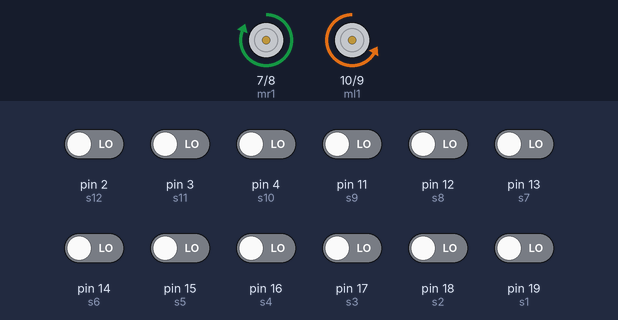
Bench run of a sketch on a simulated Arduino Uno, built with avr-gcc and run on an emulated ATmega328P. Parts: motor-driver pin pairs drawn as motors (green arrow = first pin HIGH = forward, orange = second pin HIGH = backward, longer = more drive). Inputs (shaded band) come from the test bench; at power-on: pin 2 (s12), pin 3 (s11), pin 4 (s10), pin 11 (s9), pin 12 (s8), pin 13 (s7), pin 14 (s6), pin 15 (s5), pin 16 (s4), pin 17 (s3), pin 18 (s2), pin 19 (s1) LOW.

Above: at 1.2 s.
1.3 s: pin 2 (s12) driven HIGH
At 1.6 s:
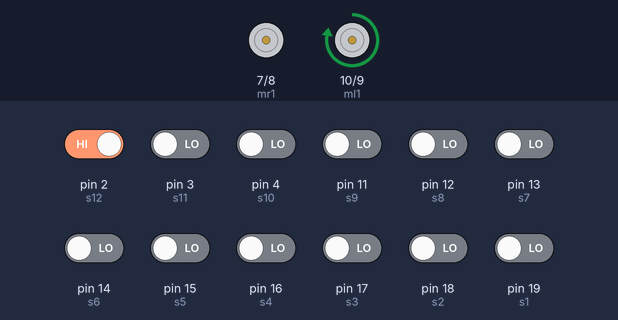
2.8 s: pin 11 (s9) driven HIGH
At 4.0 s:
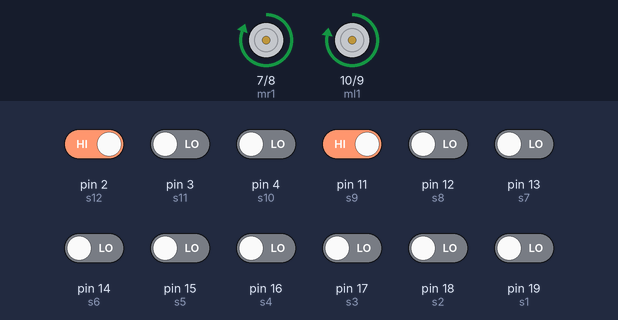
4.3 s: pin 16 (s4) driven HIGH
At 5.5 s:
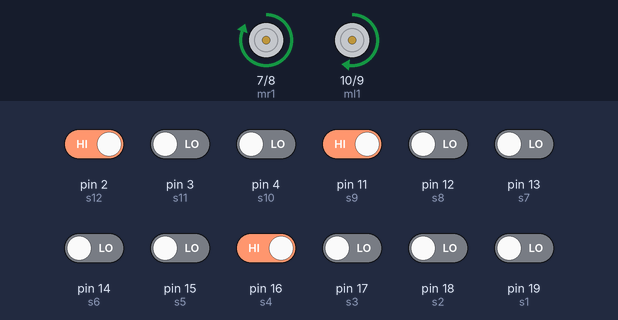
5.8 s: pin 13 (s7) driven HIGH
At 6.8 s:
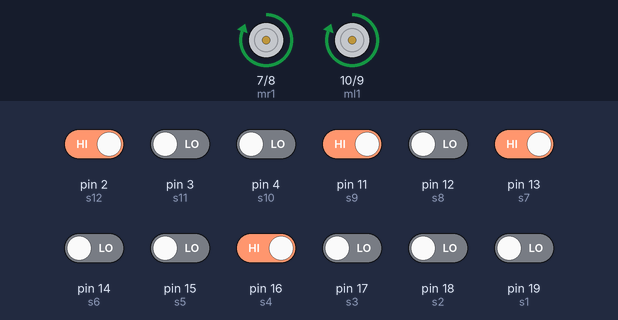
7.3 s: pin 13 (s7) driven LOW
At 8.2 s:
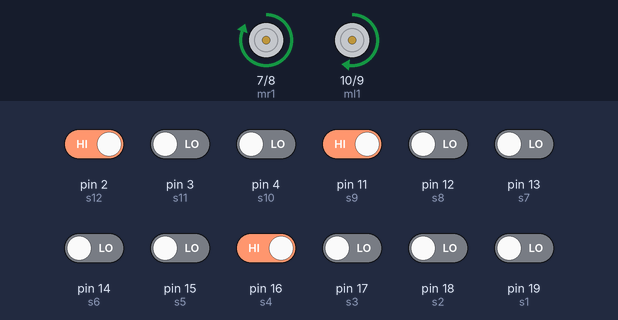
8.8 s: pin 14 (s6) driven HIGH
At 9.5 s:
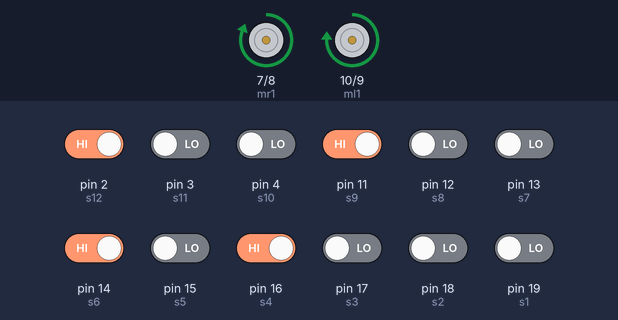
Timing chart, 0 to 11.3 s (numbered marks = the images above; inputs shaded):
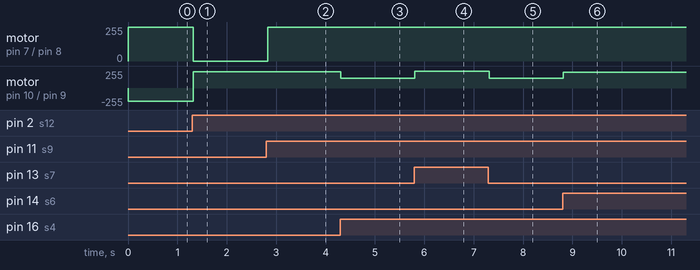

Measured:
- after the input at 1.3 s, motor on pin 7 (mr1) / pin 8 (mr2): forward 255/255 → stopped at once; motor on pin 10 (ml1) / pin 9 (ml2): backward 200/255 → forward 245/255 at once
- after the input at 2.8 s, motor on pin 7 (mr1) / pin 8 (mr2): stopped → forward 255/255 at once
- after the input at 4.3 s, motor on pin 10 (ml1) / pin 9 (ml2): forward 245/255 → forward 145/255 at once
- after the input at 5.8 s, motor on pin 10 (ml1) / pin 9 (ml2): forward 145/255 → forward 255/255 at once
- after the input at 7.3 s, motor on pin 10 (ml1) / pin 9 (ml2): forward 255/255 → forward 145/255 at once
- after the input at 8.8 s, motor on pin 10 (ml1) / pin 9 (ml2): forward 145/255 → forward 235/255 at once

The sketch:

tes.ino
```cpp
//#############################################################################################
int s1 = 19;
int s2 = 18;
int s3 = 17;
int s4 = 16;
int s5 = 15;
int s6 = 14;
int s7 = 13;
int s8 = 12;
int s9 = 11;
int s10 = 4;
int s11 = 3;
int s12 = 2;
//######################################
int s1s = 0;
int s2s = 0;
int s3s = 0;
int s4s = 0;
int s5s = 0;
int s6s = 0;
int s7s = 0;
int s8s = 0;
int s9s = 0;
int s10s = 0;
int s11s = 0;
int s12s = 0;
//######################################
int ml1 = 10;
int ml2 = 9;
int mr1 = 7;
int mr2 = 8;
//#############################################################################################
void setup() {
pinMode(s1, INPUT);
pinMode(s2, INPUT);
pinMode(s3, INPUT);
pinMode(s4, INPUT);
pinMode(s5, INPUT);
pinMode(s6, INPUT);
pinMode(s7, INPUT);
pinMode(s8, INPUT);
pinMode(s9, INPUT);
pinMode(s10, INPUT);
pinMode(s11, INPUT);
pinMode(s12, INPUT);
//######################################
pinMode(ml1, OUTPUT);
pinMode(ml2, OUTPUT);
pinMode(mr1, OUTPUT);
pinMode(mr2, OUTPUT);
}
//#############################################################################################
void loop() {
s1s = digitalRead(s1);
s2s = digitalRead(s2);
s3s = digitalRead(s3);
s4s = digitalRead(s4);
s5s = digitalRead(s5);
s6s = digitalRead(s6);
s7s = digitalRead(s7);
s8s = digitalRead(s8);
s9s = digitalRead(s9);
s10s = digitalRead(s10);
s11s = digitalRead(s11);
s12s = digitalRead(s12);
//######################################
 if (s6s == HIGH && s7s == HIGH) {
 analogWrite(mr1,255);
 analogWrite(mr2,0);
 analogWrite(ml1,255);
 analogWrite(ml2,0);
 //######################################
 }else if (s7s == HIGH) {
 analogWrite(mr1,235);
 analogWrite(mr2,0);
 analogWrite(ml1,255);
 analogWrite(ml2,0);
 //######################################
 }else if (s6s == HIGH) {
 analogWrite(mr1,255);
 analogWrite(mr2,0);
 analogWrite(ml1,235);
 analogWrite(ml2,0);
 //######################################
 }else if (s6s == HIGH && s5s == HIGH) {
 analogWrite(mr1,245);
 analogWrite(mr2,0);
 analogWrite(ml1,210);
 analogWrite(ml2,0);
 //######################################
 }else if (s5s == HIGH) {
 analogWrite(mr1,245);
 analogWrite(mr2,0);
 analogWrite(ml1,195);
 analogWrite(ml2,0);
 //######################################
 }else if (s5s == HIGH && s4s == HIGH) {
 analogWrite(mr1,245);
 analogWrite(mr2,0);
 analogWrite(ml1,170);
 analogWrite(ml2,0);
 //######################################
 }else if (s4s == HIGH) {
 analogWrite(mr1,245);
 analogWrite(mr2,0);
 analogWrite(ml1,145);
 analogWrite(ml2,0);
 //######################################
 }else if (s4s == HIGH && s3s == HIGH) {
 analogWrite(mr1,245);
 analogWrite(mr2,0);
 analogWrite(ml1,120);
 analogWrite(ml2,0);
 //######################################
 }else if (s3s == HIGH) {
 analogWrite(mr1,245);
 analogWrite(mr2,0);
 analogWrite(ml1,95);
 analogWrite(ml2,0);
 //######################################
 }else if (s3s == HIGH && s2s == HIGH) {
 analogWrite(mr1,245);
 analogWrite(mr2,0);
 analogWrite(ml1,70);
 analogWrite(ml2,0);
 //######################################
 }else if (s2s == HIGH) {
 analogWrite(mr1,245);
 analogWrite(mr2,0);
 analogWrite(ml1,45);
 analogWrite(ml2,0);
 //######################################
 }else if (s2s == HIGH && s1s == HIGH) {
 analogWrite(mr1,245);
 analogWrite(mr2,0);
 analogWrite(ml1,20);
 analogWrite(ml2,0);
 //######################################
 }else if (s1s == HIGH) {
 analogWrite(mr1,245);
 analogWrite(mr2,0);
 analogWrite(ml1,0);
 analogWrite(ml2,0);
 //######################################
 }else if (s7s == HIGH && s8s == HIGH) {
 analogWrite(mr1,220);
 analogWrite(mr2,0);
 analogWrite(ml1,245);
 analogWrite(ml2,0);
 //######################################
 }else if (s8s == HIGH) {
 analogWrite(mr1,195);
 analogWrite(mr2,0);
 analogWrite(ml1,245);
 analogWrite(ml2,0);
 //######################################
 }else if (s8s == HIGH && s9s == HIGH) {
 analogWrite(mr1,170);
 analogWrite(mr2,0);
 analogWrite(ml1,245);
 analogWrite(ml2,0);
 //######################################
 }else if (s9s == HIGH) {
 analogWrite(mr1,145);
 analogWrite(mr2,0);
 analogWrite(ml1,245);
 analogWrite(ml2,0);
 //######################################
 }else if (s9s == HIGH && s10s == HIGH) {
 analogWrite(mr1,120);
 analogWrite(mr2,0);
 analogWrite(ml1,245);
 analogWrite(ml2,0);
 //######################################
 }else if (s10s == HIGH) {
 analogWrite(mr1,95);
 analogWrite(mr2,0);
 analogWrite(ml1,245);
 analogWrite(ml2,0);
 //######################################
 }else if (s10s == HIGH && s11s == HIGH) {
 analogWrite(mr1,70);
 analogWrite(mr2,0);
 analogWrite(ml1,245);
 analogWrite(ml2,0);
 //######################################
 }else if (s11s == HIGH) {
 analogWrite(mr1,45);
 analogWrite(mr2,0);
 analogWrite(ml1,245);
 analogWrite(ml2,0);
 //######################################
 }else if (s11s == HIGH && s12s == HIGH) {
 analogWrite(mr1,20);
 analogWrite(mr2,0);
 analogWrite(ml1,245);
 analogWrite(ml2,0);
 //######################################
 }else if (s12s == HIGH) {
 analogWrite(mr1,0);
 analogWrite(mr2,0);
 analogWrite(ml1,245);
 analogWrite(ml2,0);
//######################################
}else if (s1s == LOW && s2s == LOW && s3s == LOW && s4s == LOW && s5s == LOW && s6s == LOW && s7s == LOW && s8s == LOW && s9s == LOW && s10s == LOW && s11s == LOW && s12s == LOW) {
 analogWrite(mr1,200);
 analogWrite(mr2,0);
 analogWrite(ml1,0);
 analogWrite(ml2,200);
//######################################
 }else {
 analogWrite(mr1,0);
 analogWrite(mr2,0);
 analogWrite(ml1,0);
 analogWrite(ml2,0);

 }
delay(30);
}
```
